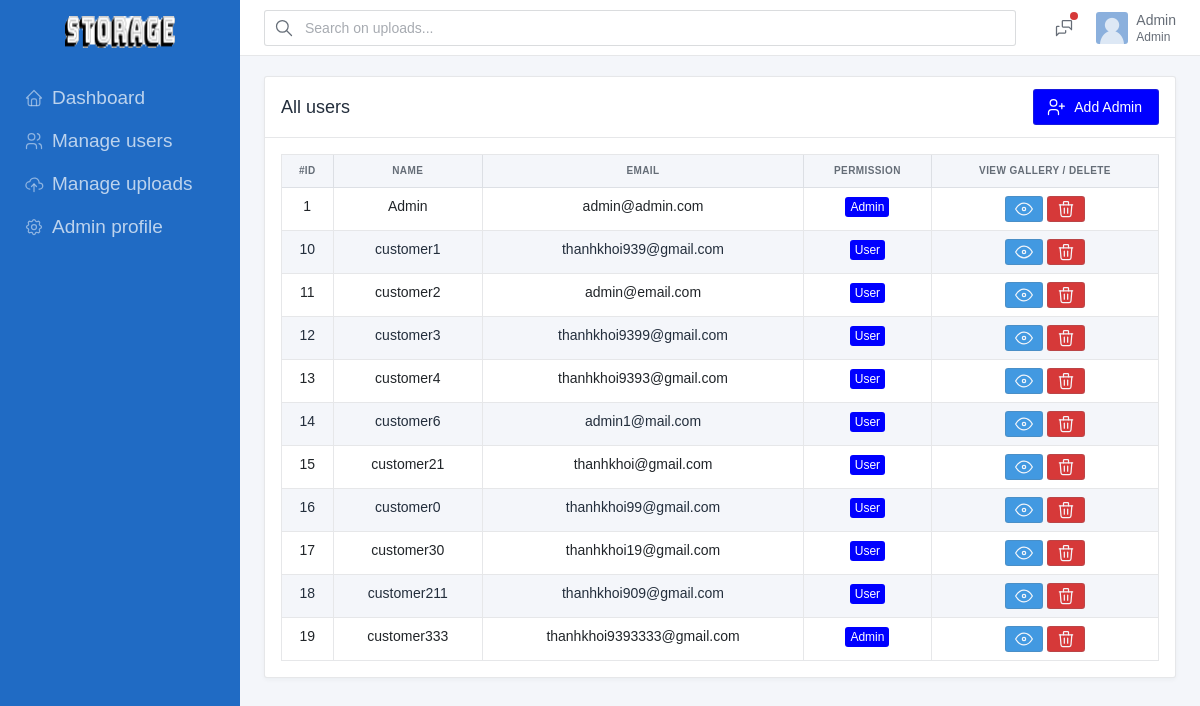
The app's page /admin/index-admin.php?quanly=user (signed in) with its own data.
### tables this page shows
CREATE TABLE `users` (
  `id` int(10) UNSIGNED NOT NULL,
  `name` varchar(255) NOT NULL,
  `email` varchar(255) DEFAULT NULL,
  `permission` int(11) NOT NULL DEFAULT 2,
  `password` varchar(255) DEFAULT NULL
);

### admin/manageuser.php (the view, shortened to what this page needs)
<link rel="stylesheet" href="../css/style1.css">
<div class="card">
   <div class="card-header">
      <h2 class="m-0">All users</h2>
      <span class="col-auto ms-auto d-print-none"  >
         <button data-bs-toggle="modal" data-bs-target="#modal-simple"  class="btn" style="background-color: blue;  color:white;">
          Add Admin
         </button>
      </span>
   </div>
   <div class="card-body">
      <div class="table-responsive">
         <table id="basic-datatables" class="display table table-striped table-bordered" >
            <thead>
               <tr>
                  <th class="text-center">#ID</th>
                  <th class="text-center">Name</th>
                  <th class="text-center">Email</th>
                  <th class="text-center">Permission</th>
                  <th class="text-center">View gallery / Delete</th>
               </tr>
            </thead>
            <tbody>
            <?php
               require_once('../db.php');
               $sql = "SELECT * FROM users";
               $result = mysqli_query($conn, $sql);
               $resultCheck = mysqli_num_rows($result); ?>
               <?php while($row = mysqli_fetch_assoc($result)) { ?>
                  <?php
                     $role = "Admin";
                     if($row['permission'] == 2) {
                        $role = "User";
                     }
                  ?>
                     <tr>
                        <td class="text-center"><?= $row['id'] ?></td>
                        <td class="text-center"><?= $row['name'] ?></td>
                        <td class="text-center"><?= $row['email'] ?></td>
                        <td class="text-center">
                           <span class="badge" style="background-color: blue"><?=$role?></span>
                        </td>
                        <td class="text-center">
                           <a href="index-admin.php?quanly=user&nameview=<?= $row['name'] ?>" class="btn btn-info btn-sm">
                           </a>
                           <a href="index-admin.php?quanly=user&name=<?= $row['name'] ?>" action="delete-user.php" data-id="" id="deleteUpload" class="btn btn-danger btn-sm delete-data">
                           </a>
                        </td>
                     </tr>
               <?php }
               ?>
            </tbody>
         </table>
      </div>
   </div>
</div>

### admin/index-admin.php (shortened to what this page needs)
<?php
   require_once('../db.php');
?>
<!DOCTYPE html>
<html lang="en">
<head>
   <link href="https://cdn.jsdelivr.net/npm/bootstrap@5.2.3/dist/css/bootstrap.min.css" rel="stylesheet">
   <link rel="stylesheet" href="../css/style1.css">
   <link rel="stylesheet" href="../js/confir.js">
</head>
<body class="antialiased">
   <div class="page">
      <aside class="navbar navbar-vertical navbar-expand-lg navbar-dark" id="aside" style=" background-color: #206bc4;">
         <div class="container-fluid">
            <h1 class="navbar-brand navbar-brand-autodark">
               <a href="#">
                  <img src="../images/Storage.png" width="110" height="32" alt="" class="navbar-brand-image">
               </a>
            </h1>
            <div class="collapse navbar-collapse" id="navbar-menu">
               <ul class="navbar-nav pt-lg-3">
                  <li class="nav-item">
                        <a class="nav-link" href="index-admin.php" name="dashboard" >
                           <span class="nav-link-icon d-md-none d-lg-inline-block">
                           </span>
                           <span class="nav-link-title">
                           Dashboard
                           </span>
                        </a>
                  </li>
                  <li class="nav-item">
                     <a class="nav-link" href="index-admin.php?quanly=user">
                        <span class="nav-link-icon d-md-none d-lg-inline-block">
                        </span>
                        <span class="nav-link-title">
                        Manage users
                        </span>
                     </a>
                  </li>
                  <li class="nav-item">
                     <a class="nav-link" href="index-admin.php?quanly=upload" >
                        <span class="nav-link-icon d-md-none d-lg-inline-block">
                        </span>
                        <span class="nav-link-title">
                        Manage uploads
                        </span>
                     </a>
                  </li>
                  <li class="nav-item">
                  <a class="nav-link" href="index-admin.php?quanly=profile" >
                     <span class="nav-link-icon d-md-none d-lg-inline-block">
                     </span>
                     <span class="nav-link-title">
                     Admin profile
                     </span>
                  </a>
                  </li>
               </ul>
            </div>
         </div>
      </aside>
      <header class="navbar navbar-expand-md navbar-light d-none d-lg-flex d-print-none">
         <div class="container-xl">
            <div class="navbar-nav flex-row order-md-last">
               <div class="nav-item d-none d-md-flex me-3">
                  <a href="../error/503.error.php" class="nav-link px-0">
                     <span class="badge bg-red faa-flash animated"></span>
                  </a>
               </div>
               <div class="nav-item dropdown">
                  <a href="#" class="nav-link d-flex lh-1 text-reset p-0" data-bs-toggle="dropdown" aria-label="Open user menu">
                     <span class="avatar avatar-sm" style="background-image: url(../images/default.png);"></span>
                     <div class="d-none d-xl-block ps-2">
                        <div>Admin</div>
                        <div class="mt-1 small text-muted">
                        <?php
                           print_r($_SESSION['username']);
                        ?>
                        </div>
                     </div>
                  </a>
               </div>
            </div>
            <div class="collapse navbar-collapse" id="navbar-menu">
               <div class="ms-md-auto py-2 py-md-0 me-md-4 order-first order-md-last flex-grow-1">
                  <form action="" method="GET">
                     <div class="input-icon">
                        <span class="input-icon-addon">
                        </span>
                        <input type="text" name="q" class="form-control" placeholder="Search on uploads...">
                     </div>
                  </form>
               </div>
            </div>
         </div>
      </header>
      <div class="content">
         <div class="container-xl">
            <?php
               if(isset($_GET['quanly'])) {
                  $tam = $_GET['quanly'];
               } else {
                  $tam = '';
                  include("dashboard.php");
               }
               if ($tam=='user') {
                  if(isset($_GET['nameview'])) {
                     if ($tam = $_GET['nameview']) {
                        include("view-user.php");
                     }
                  } else {
                     include("manageuser.php");
                  }
               }
            ?>
         </div>
      </div>
   </div>
</body>

### admin/index-admin.php (style rules this page uses)
* { font-family: sans-serif; }

### records on screen
users: id "1", name "Admin", email "admin@admin.com", role "Admin"
users: id "10", name "customer1", email "thanhkhoi939@gmail.com", permission "User"
users: id "11", name "customer2", email "admin@email.com", permission "User"
users: id "12", name "customer3", email "thanhkhoi9399@gmail.com", permission "User"
users: id "13", name "customer4", email "thanhkhoi9393@gmail.com", permission "User"
users: id "14", name "customer6", email "admin1@mail.com", permission "User"
users: id "15", name "customer21", email "thanhkhoi@gmail.com", permission "User"
users: id "16", name "customer0", email "thanhkhoi99@gmail.com", permission "User"
users: id "17", name "customer30", email "thanhkhoi19@gmail.com", permission "User"
users: id "18", name "customer211", email "thanhkhoi909@gmail.com", permission "User"
users: id "19", name "customer333", email "thanhkhoi9393333@gmail.com", role "Admin"
